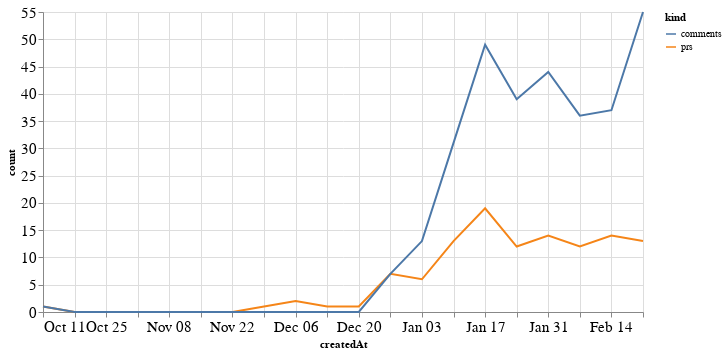

The notebook cell this image was saved under:
### Code cell
alt.Chart(total_time, width=600).mark_line().encode(
    x='createdAt',
    y='count',
    color='kind'
)

### Figure 1 — Vega-Lite specification as saved in the notebook (floating-point values rounded to 4 significant figures)
{"config": {"axisLeft": {"labelFontSize": 15}, "axisBottom": {"labelFontSize": 15}}, "data": {"name": "data-e14a95719da202debe1904bae454f1d1"}, "mark": "line", "encoding": {"color": {"type": "nominal", "field": "kind"}, "x": {"type": "temporal", "field": "createdAt"}, "y": {"type": "quantitative", "field": "count"}}, "width": 600, "$schema": "https://vega.github.io/schema/vega-lite/v4.8.1.json", "datasets": {"data-e14a95719da202debe1904bae454f1d1": [{"createdAt": "2020-10-11T00:00:00", "kind": "prs", "count": 1}, {"createdAt": "2020-10-18T00:00:00", "kind": "prs", "count": 0}, {"createdAt": "2020-10-25T00:00:00", "kind": "prs", "count": 0}, {"createdAt": "2020-11-01T00:00:00", "kind": "prs", "count": 0}, {"createdAt": "2020-11-08T00:00:00", "kind": "prs", "count": 0}, {"createdAt": "2020-11-15T00:00:00", "kind": "prs", "count": 0}, {"createdAt": "2020-11-22T00:00:00", "kind": "prs", "count": 0}, {"createdAt": "2020-11-29T00:00:00", "kind": "prs", "count": 1}, {"createdAt": "2020-12-06T00:00:00", "kind": "prs", "count": 2}, {"createdAt": "2020-12-13T00:00:00", "kind": "prs", "count": 1}, {"createdAt": "2020-12-20T00:00:00", "kind": "prs", "count": 1}, {"createdAt": "2020-12-27T00:00:00", "kind": "prs", "count": 7}, {"createdAt": "2021-01-03T00:00:00", "kind": "prs", "count": 6}, {"createdAt": "2021-01-10T00:00:00", "kind": "prs", "count": 13}, {"createdAt": "2021-01-17T00:00:00", "kind": "prs", "count": 19}, {"createdAt": "2021-01-24T00:00:00", "kind": "prs", "count": 12}, {"createdAt": "2021-01-31T00:00:00", "kind": "prs", "count": 14}, {"createdAt": "2021-02-07T00:00:00", "kind": "prs", "count": 12}, {"createdAt": "2021-02-14T00:00:00", "kind": "prs", "count": 14}, {"createdAt": "2021-02-21T00:00:00", "kind": "prs", "count": 13}, {"createdAt": "2020-10-11T00:00:00", "kind": "comments", "count": 1}, {"createdAt": "2020-10-18T00:00:00", "kind": "comments", "count": 0}, {"createdAt": "2020-10-25T00:00:00", "kind": "comments", "count": 0}, {"createdAt": "2020-11-01T00:00:00", "kind": "comments", "count": 0}, {"createdAt": "2020-11-08T00:00:00", "kind": "comments", "count": 0}, {"createdAt": "2020-11-15T00:00:00", "kind": "comments", "count": 0}, {"createdAt": "2020-11-22T00:00:00", "kind": "comments", "count": 0}, {"createdAt": "2020-11-29T00:00:00", "kind": "comments", "count": 0}, {"createdAt": "2020-12-06T00:00:00", "kind": "comments", "count": 0}, {"createdAt": "2020-12-13T00:00:00", "kind": "comments", "count": 0}, {"createdAt": "2020-12-20T00:00:00", "kind": "comments", "count": 0}, {"createdAt": "2020-12-27T00:00:00", "kind": "comments", "count": 7}, {"createdAt": "2021-01-03T00:00:00", "kind": "comments", "count": 13}, {"createdAt": "2021-01-10T00:00:00", "kind": "comments", "count": 31}, {"createdAt": "2021-01-17T00:00:00", "kind": "comments", "count": 49}, {"createdAt": "2021-01-24T00:00:00", "kind": "comments", "count": 39}, {"createdAt": "2021-01-31T00:00:00", "kind": "comments", "count": 44}, {"createdAt": "2021-02-07T00:00:00", "kind": "comments", "count": 36}, {"createdAt": "2021-02-14T00:00:00", "kind": "comments", "count": 37}, {"createdAt": "2021-02-21T00:00:00", "kind": "comments", "count": 55}]}}
